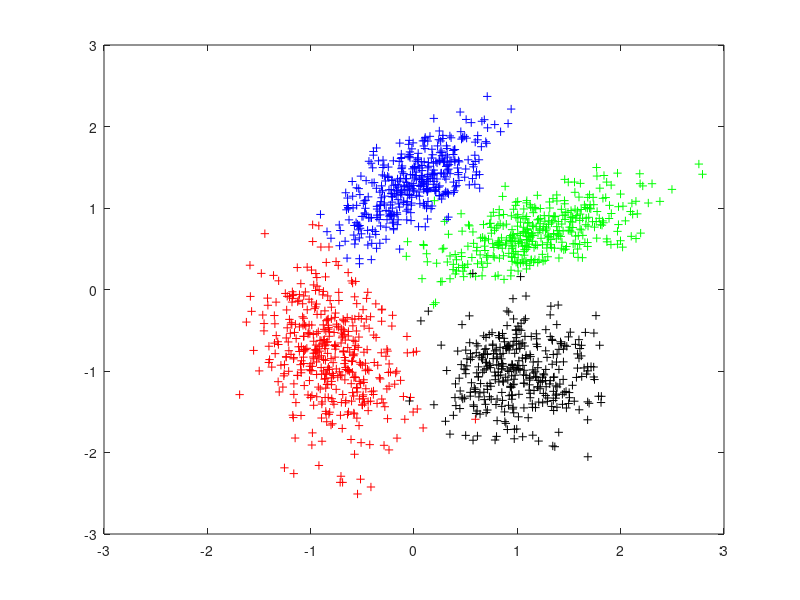
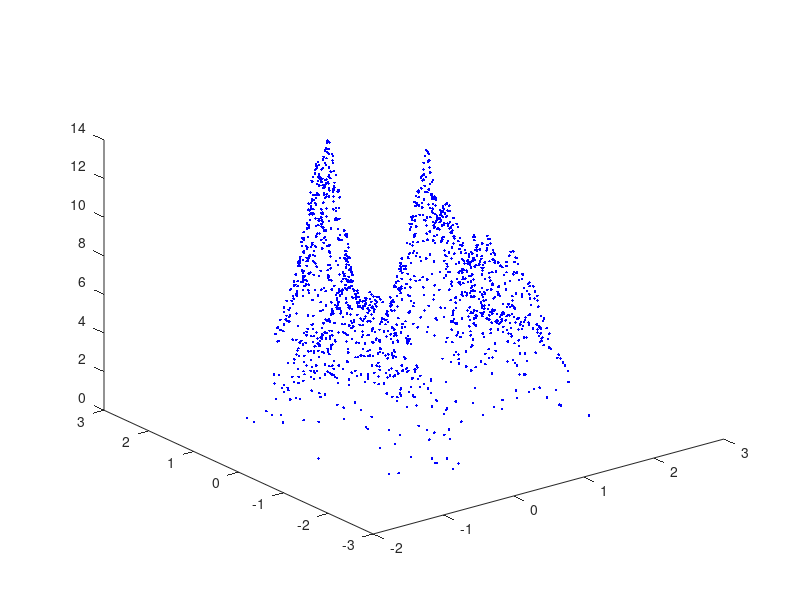
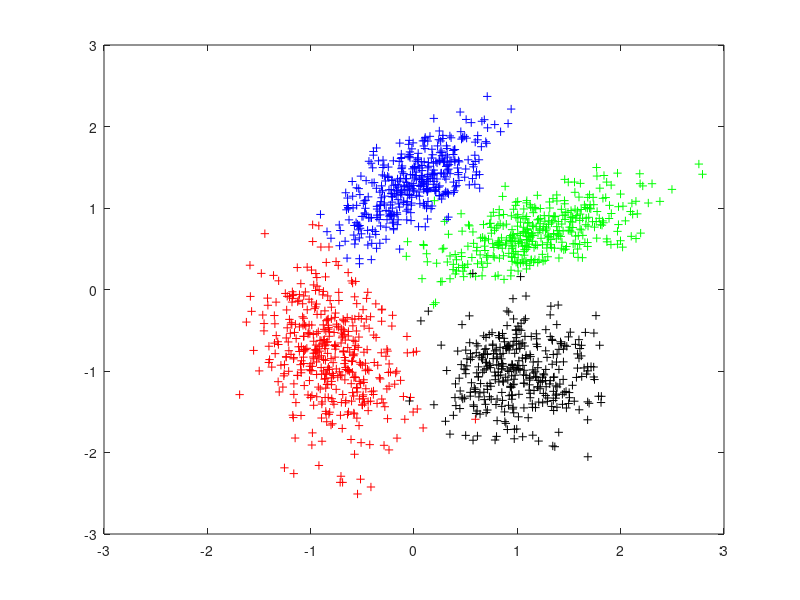

These charts were generated, in order, by the following MATLAB code: (Note: this script raises an error after producing the figures.)
clc
clear all;
%% SVMD based adaptive clustering method
% general idea, view the clustering issue as a decomposing problem. each time extracts a component.
% the obstacle is to define the value of alf. alf should decrease as the
% decomposition progresses.
% SD defines the similarity(distance) between the original signals after each extraction. if after certain number
% of extraction, SD increases or flatens but not decreases(if sd is
% similarity,otherwise if sd is sample distance, it would decrease or flatten)
% the number of clustering is determinated, the following extraction is the refinement approach.
%written by chen wei
%@2021.1.28


%generate scatters of Gaussian distribution
% cx1=-0.5;
% cy1=1;
% cx2=-0.8;
% cy2=-0.8;
% cx3=1.2;
% cy3=0.7;
% cx4=1;
% cy4=-1;
cx1=0;
cy1=1.3;
cx2=-0.8;
cy2=-0.8;
cx3=1.2;
cy3=0.7;
cx4=1;
cy4=-1;

mul=[cx1,cy1];
S1=[0.12 0.08;0.08 0.12];
mu2=[cx2 cy2];
S2=[0.12 -0.06;-0.06 0.3];
mu3=[cx3 cy3];
S3=[0.25 0.1;0.1 0.10];
mu4=[cx4 cy4];
S4=[0.15 0;0 0.15];
% mul=[cx1,cy1];
% S1=[0.12 -0.05;-0.05 0.10];
data1=mvnrnd(mul, S1, 400);
% 
% mu2=[cx2 cy2];
% S2=[0.12 -0.06;-0.06 0.3];

data2=mvnrnd(mu2,S2,420);

% mu3=[cx3 cy3];
% S3=[0.25 0.1;0.1 0.15];

data3=mvnrnd(mu3,S3,380);

% mu4=[cx4 cy4];
% S4=[0.25 0;0 0.1];

data4=mvnrnd(mu4,S4,350);
LLs=[400,420,380,350];

figure(1),plot(data1(:,1),data1(:, 2),'b+');hold on; 
plot(data2(:,1),data2(:,2),'r+');hold on
plot(data3(:,1),data3(:,2),'g+'); hold on
plot(data4(:,1),data4(:,2),'k+'); xlim([-3,3]),ylim([-3,3]); hold on

X=[data1(:,1); data2(:,1); data3(:,1);data4(:,1)];
Y=[data1(:,2); data2(:,2); data3(:,2);data4(:,2)];

dataTot{1}=data1;
dataTot{2}=data2;
dataTot{3}=data3;
dataTot{4}=data4;

% figure(2),plot(X,Y,'mo');hold off;
L=length(X);
datafile=fopen("data.txt","W");
for i=1:L
fprintf(datafile,"%f %f\n",X(i),Y(i));
end
fclose(datafile);
Satus=zeros(L,1);
Z=zeros(L,1);
mx1=10;
mx2=10;
mx3=10;
mx4=10;
%find peaks location,also can use findpeaks function
for i=1:L
    ds1=sqrt((X(i)-cx1)^2+(Y(i)-cy1)^2);
    ds2=sqrt((X(i)-cx2)^2+(Y(i)-cy2)^2);
    ds3=sqrt((X(i)-cx3)^2+(Y(i)-cy3)^2);
    ds4=sqrt((X(i)-cx4)^2+(Y(i)-cy4)^2);
    if mx1>ds1
        mx1=ds1;
        p1=i;
    end
    if mx2>ds2
        mx2=ds2;
        p2=i;
    end
    if mx3>ds3
        mx3=ds3;
        p3=i;
    end
    if mx4>ds4
        mx4=ds4;
        p4=i;
    end
end

[X(p1),Y(p1)];
[X(p2),Y(p2)];
[X(p3),Y(p3)];
[X(p4),Y(p4)];
D=ones(L,L)*10;  %10 is defined by user,can obtained from the samples. D is the distance matrix
for i=1:L
    for j=1:L
        if i~=j
            D(i,j)=sqrt((X(i)-X(j))^2+(Y(i)-Y(j))^2);
        end
    end
end
n=max(5,floor(L/50)); %n is defined by user, 
% generate the density. the inverse of the average value of the distance
% from the nearest n points is defined as the density of the target sample
for i=1:L
    [drS,pos]=sort(D(i,:),'ascend');
    md=mean(drS(1:n));
    Z(i)=1/md;
end
figure(2),plot3(X,Y,Z,'b.');hold on
% figure(3),plot(data1(:,1),data1(:, 2),'b+');hold on;
% plot(data2(:,1),data2(:,2),'r+');hold on
% plot(data3(:,1),data3(:,2),'g+'); hold on
% plot(data4(:,1),data4(:,2),'k+'); hold on,xlim([-3,3]),ylim([-3,3]);
figure(3),plot(data1(:,1),data1(:, 2),'b+');hold on;xlim([-3,3]),ylim([-3,3]);
plot(data2(:,1),data2(:,2),'r+');hold on
plot(data3(:,1),data3(:,2),'g+'); hold on
plot(data4(:,1),data4(:,2),'k+'); hold on
% SS(1)=sum(Z);
ZN=Z./norm(Z);
Z0=Z;

%%
%% cycle I s1
correctnessS=zeros(1,4);


u10=zeros(L,1);
u10(p2)=1; %any value does not matter
u1=u10;

% u1=u10;
m=10;
k=0;
% alf=15;
beta=1;
        c1x=u10'*X/sum(u10);
        c1y=u10'*Y/sum(u10);
        u1c=Z-u10;
        crx=u1c'*X/sum(u1c);
        cry=u1c'*Y/sum(u1c);

        sig=[0.1,0;0,0.08];
        sigr=[0.1,0;0,0.08];
        % alf= 0.8*sqrt(sd1^2/(st1*sr1))   
        %0.5-1.5,
        alf=2.1;
         % alf is defined emperically using sr(distance from the center of remaining components)
         % sd(power) st(distance from the center of extracting component)
      error=rand(2,2)*1e-4;
      error=(error+error')/2;
while k<m

     for i=1:L      
        u1(i)=Z(i)*(1+beta*([X(i)-crx,Y(i)-cry]*pinv(sigr+error)*[X(i)-crx,Y(i)-cry]'))/(1+alf*([X(i)-c1x,Y(i)-c1y]*pinv(sig+error)*[X(i)-c1x,Y(i)-c1y]')+beta*([X(i)-crx,Y(i)-cry]*pinv(sigr+error)*[X(i)-crx,Y(i)-cry]'));
     end
 k
    k=k+1;
         c1x=u1'*X/sum(u1);
         c1y=u1'*Y/sum(u1);
%          u1c=Z-u1;
%          crx=u1c'*X/sum(u1c);
%          cry=u1c'*Y/sum(u1c);
clear totpar sig sigr cxy crxy
         totpar=SigCal2(u1,Z,X,Y,c1x,c1y);
         sig=totpar{1};
         sigr=totpar{2};
         cxy=totpar{3};
         crxy=totpar{4};
         c1x=cxy(1);
         c1y=cxy(2);
         crx=crxy(1);
         cry=crxy(2);      
    if sum(sum(abs(u10-u1)))<1e-2  %stop criterion
       
        break;
    else
        
        u10=u1;
    end
    
end
k
 figure(5);plot3(X,Y,u1,'b.');hold on
XC(1)=c1x;
YC(1)=c1y;

%[sd(1),pos1]=simNorm(u1,Z0);
%[sd(1),poss(1)]=simDist([c1x,c1y],[mean(X),mean(Y)]);
%belongs{1}=compBel(u1,Z-u1);
% belongs{1}=compBelDis2(u1,Z-u1,c1x,c1y,sig,crx,cry,sigr,L,X,Y,Status);
% Satus(belongs{1})=1;
belongs{1}=compBelAmpF(u1,c1x,c1y,sig,X,Y);
%  hold off
%% cycle I s2
%% update Z
q2=sum((Z-u1))/sum(Z);  %caculate the decreasing factor of alf, related to the power ratio
Z=Z-u1;


% SS(2)=sum(Z);
ZN1=Z./norm(Z);
% SD(1)=dot(ZN,ZN1); %caculate the similarity
SD(1)=norm(ZN1-ZN); %caculate the distance
%%
% figure(7),plot(1,SD(1),'r.-','linewidth',2);hold on

% Cycle II decomposition
u20=zeros(L,1);
u20(p4)=1;
u2=u20;


% u1=u10;
m=10;
k=0;
%alf=q2*alf %update alf
beta=1;
        c2x=u20'*X/sum(u20);
        c2y=u20'*Y/sum(u20);
        u2r=Z-u10;
        crx=u2r'*X/sum(u2r);
        cry=u2r'*Y/sum(u2r);

        sig=[0.1,0;0,0.08];
        sigr=[0.1,0;0,0.08];
        % alf= 0.8*sqrt(sd1^2/(st1*sr1))   
        %0.5-1.5,
        alf=2.3;
         % alf is defined emperically using sr(distance from the center of remaining components)
         % sd(power) st(distance from the center of extracting component)
      error=rand(2,2)*1e-4;
      error=(error+error')/2;

while k<m

    for i=1:L

         u2(i)=Z(i)*(1+beta*([X(i)-crx,Y(i)-cry]*pinv(sigr+error)*[X(i)-crx,Y(i)-cry]'))/(1+alf*([X(i)-c2x,Y(i)-c2y]*pinv(sig+error)*[X(i)-c2x,Y(i)-c2y]')+beta*([X(i)-crx,Y(i)-cry]*pinv(sigr+error)*[X(i)-crx,Y(i)-cry]'));
               
    end
    k=k+1;
          c2x=u2'*X/sum(u2)
          c2y=u2'*Y/sum(u2)
%          u1c=Z-u1;
%          crx=u1c'*X/sum(u1c);
%          cry=u1c'*Y/sum(u1c);
clear totpar sig sigr cxy crxy
         totpar=SigCal2(u2,Z,X,Y,c2x,c2y);
         sig=totpar{1};
         sigr=totpar{2};
         cxy=totpar{3};
         crxy=totpar{4};
         c2x=cxy(1);
         c2y=cxy(2);
         crx=crxy(1);
         cry=crxy(2);      
    if sum(sum(abs(u20-u2)))<1e-2
        %     k;
        break;
    else
        
        u20=u2;
    end
    
end
% 
 figure(5);plot3(X,Y,u2,'r.');hold on
XC(2)=c2x;
YC(2)=c2y;
%[sd(2),pos2]=simNorm(u2,[Z0,u1]);
%[sd(2),pos2]=simNorm(u2,u1);
%[sd(2),poss(2)]=simDist([c2x,c2y],[c1x,c1y]);
%belongs{2}=compBel(u2,Z-u2);
% belongs{2}=compBelDis2(u2,Z-u2,c2x,c2y,sig,crx,cry,sigr,L,X,Y,Satus);
% Satus(belongs{2})=1;
belongs{2}=compBelAmpF(u2,c2x,c2y,sig,X,Y);
[maxC(1),poss(1)]=simCount(belongs{2},belongs,1);

%% cycle I s3

%% update Z
q2=sum((Z-u2))/sum(Z);  %caculate the decreasing factor of alf, related to the power ratio
Z=Z-u2;

% SS(2)=sum(Z);
ZN1=Z./norm(Z);
% SD(1)=dot(ZN,ZN1); %caculate the similarity
SD(2)=norm(ZN1-ZN); %caculate the distance
%% 
% figure(7),plot(1,SD(1),'r.-','linewidth',2);hold on

% Cycle II decomposition
u30=zeros(L,1);
u30(p1)=1;
u3=u30;


% u1=u10;
m=10;
k=0;
%alf=q2*alf %update alf
beta=1;
        c3x=u30'*X/sum(u30);
        c3y=u30'*Y/sum(u30);
        u3r=Z-u30;
        crx=u3r'*X/sum(u3r);
        cry=u3r'*Y/sum(u3r);

        sig=[0.1,0;0,0.08];
        sigr=[0.1,0;0,0.08];
        % alf= 0.8*sqrt(sd1^2/(st1*sr1))   
        %0.5-1.5,
        alf=0.9;
         % alf is defined emperically using sr(distance from the center of remaining components)
         % sd(power) st(distance from the center of extracting component)
      error=rand(2,2)*1e-4;
      error=(error+error')/2;

while k<m

    for i=1:L

         u3(i)=Z(i)*(1+beta*([X(i)-crx,Y(i)-cry]*pinv(sigr+error)*[X(i)-crx,Y(i)-cry]'))/(1+alf*([X(i)-c3x,Y(i)-c3y]*pinv(sig+error)*[X(i)-c3x,Y(i)-c3y]')+beta*([X(i)-crx,Y(i)-cry]*pinv(sigr+error)*[X(i)-crx,Y(i)-cry]'));
               
    end
    k=k+1;
          c3x=u3'*X/sum(u3)
          c3y=u2'*Y/sum(u3)
%          u1c=Z-u1;
%          crx=u1c'*X/sum(u1c);
%          cry=u1c'*Y/sum(u1c);
clear totpar sig sigr cxy crxy
         totpar=SigCal2(u3,Z,X,Y,c3x,c3y);
         sig=totpar{1};
         sigr=totpar{2};
         cxy=totpar{3};
         crxy=totpar{4};
         c3x=cxy(1);
         c3y=cxy(2);
         crx=crxy(1);
         cry=crxy(2);      
    if sum(sum(abs(u30-u3)))<1e-2
        %     k;
        break;
    else
        
        u30=u3;
    end
    
end
% 
 figure(5);plot3(X,Y,u3,'g.');hold on
XC(3)=c3x;
YC(3)=c3y;
%[sd(3),pos3]=simNorm(u3,[Z0,u1,u2]);
%[sd(3),pos3]=simNorm(u3,[u1,u2]);
%[sd(3),poss(3)]=simDist([c3x,c3y],[c1x,c1y;c2x,c2y]);
%belongs{3}=compBel(u3,Z-u3);
% belongs{3}=compBelDis2(u3,Z-u3,c3x,c3y,sig,crx,cry,sigr,L,X,Y,Satus);
% Satus(belongs{3})=1;
belongs{3}=compBelAmpF(u3,c3x,c3y,sig,X,Y);
[maxC(2),poss(2)]=simCount(belongs{3},belongs,2);

%% cycle 1 s4
%% update Z
q3=sum((Z-u3))/sum(Z);  %caculate the decreasing factor of alf, related to the power ratio
Z=Z-u3;

% SS(2)=sum(Z);
ZN1=Z./norm(Z);
% SD(1)=dot(ZN,ZN1); %caculate the similarity
SD(3)=norm(ZN1-ZN); %caculate the distance
%% 
% figure(7),plot(1,SD(1),'r.-','linewidth',2);hold on

% Cycle II decomposition
u40=zeros(L,1);
u40(p3)=1;
u4=u40;


% u1=u10;
m=10;
k=0;
%alf=q2*alf %update alf
beta=1;
        c4x=u40'*X/sum(u40);
        c4y=u40'*Y/sum(u40);
        u4r=Z-u40;
        crx=u4r'*X/sum(u4r);
        cry=u4r'*Y/sum(u4r);

        sig=[0.1,0;0,0.08];
        sigr=[0.1,0;0,0.08];
        % alf= 0.8*sqrt(sd1^2/(st1*sr1))   
        %0.5-1.5,
        alf=0.4;
         % alf is defined emperically using sr(distance from the center of remaining components)
         % sd(power) st(distance from the center of extracting component)
      error=rand(2,2)*1e-4;
      error=(error+error')/2;

while k<m

    for i=1:L

u4(i)=Z(i)*(1+beta*([X(i)-crx,Y(i)-cry]*pinv(sigr+error)*[X(i)-crx,Y(i)-cry]'))/(1+alf*([X(i)-c4x,Y(i)-c4y]*pinv(sig+error)*[X(i)-c4x,Y(i)-c4y]')+beta*([X(i)-crx,Y(i)-cry]*pinv(sigr+error)*[X(i)-crx,Y(i)-cry]'));
               
    end
    k=k+1;
          c4x=u4'*X/sum(u4);
          c4y=u4'*Y/sum(u4);
%          u1c=Z-u1;
%          crx=u1c'*X/sum(u1c);
%          cry=u1c'*Y/sum(u1c);
clear totpar sig sigr cxy crxy
         totpar=SigCal2(u4,Z,X,Y,c4x,c4y);
         sig=totpar{1};
         sigr=totpar{2};
         cxy=totpar{3};
         crxy=totpar{4};
         c4x=cxy(1);
         c4y=cxy(2);
         crx=crxy(1);
         cry=crxy(2);      
    if sum(sum(abs(u40-u4)))<1e-3
        %     k;
        break;
    else
        
        u40=u4;
    end
    
end
% 
 figure(5);plot3(X,Y,u4,'m.');hold off
 XC(4)=c4x;
YC(4)=c4y;
%[sd(4),pos4]=simNorm(u4,[Z0,u1,u2,u3]);
%[sd(4),pos4]=simNorm(u4,[u1,u2,u3]);
% [sd(4),poss(4)]=simDist([c4x,c4y],[c1x,c1y;c2x,c2y;c3x,c3y]);
%belongs{4}=compBel(u4,Z-u4);
%belongs{4}=compBelDis2(u4,Z-u4,c4x,c4y,sig,crx,cry,sigr,L,X,Y,Satus);
%Satus(belongs{4})=1;
belongs{4}=compBelAmpF(u4,c4x,c4y,sig,X,Y);
[maxC(3),poss(3)]=simCount(belongs{4},belongs,3);
%% cycle II s1 update Z
q11=sum(Z-u4)/sum(Z);
Z=Z-u4;


ZN4=Z./norm(Z);
% SD(4)=dot(ZN,ZN4);%caculate the similarity
SD(4)=norm(ZN4-ZN); %caculate the distance
% figure(7),plot(4, SD(4),'r.-','linewidth',2);hold on  %if the similarity flatten or increase(sample distance flatten or decrease), first loop extraction finished.
% figure(2);plot3(X,Y,Z,'r.');hold off
%% if SD increase or flatten(decrease or flatten is sd is sample distance), enter into loop two
%% cycle II s1
[val,peak]=max(Z);

u50=zeros(L,1);
u50(peak)=1;
u5=u50;


% u1=u10;
m=10;
k=0;

beta=1;
        c5x=u50'*X/sum(u50);
        c5y=u50'*Y/sum(u50);
        u5r=Z-u50;
        crx=u5r'*X/sum(u5r);
        cry=u5r'*Y/sum(u5r);

        sig=[0.2,0;0,0.08];
        sigr=[0.1,0;0,0.1];      
        %0.5-1.5,
        alf=0.2;       
      error=rand(2,2)*1e-3;
      error=(error+error')/2;

while k<m
        c5x=u50'*X/sum(u50);
        c5y=u50'*Y/sum(u50);
        urc=Z-u50;
        crx=urc'*X/sum(urc);
        cry=urc'*Y/sum(urc);
        for i=1:L        
u5(i)=Z(i)*(1+beta*([X(i)-crx,Y(i)-cry]*pinv(sigr+error)*[X(i)-crx,Y(i)-cry]'))/(1+alf*([X(i)-c5x,Y(i)-c5y]*pinv(sig+error)*[X(i)-c5x,Y(i)-c5y]')+beta*([X(i)-crx,Y(i)-cry]*pinv(sigr+error)*[X(i)-crx,Y(i)-cry]')); 
        end
    k=k+1;
    k;
    clear totpar sig sigr cxy crxy
         totpar=SigCal2(u5,Z,X,Y,c5x,c5y);
         sig=totpar{1};
         sigr=totpar{2} ;
         cxy=totpar{3};
         crxy=totpar{4};
         c5x=cxy(1);
         c5y=cxy(2);
         crx=crxy(1);
         cry=crxy(2); 

    if sum(sum(abs(u50-u5)))<1e-4
        %     k;
        break;
    else
        
        u50=u5;
    end
    
end
 figure(6);plot3(X,Y,u5,'b.');hold on; plot3(X,Y,Z,'k.');hold on


XC(5)=c5x;
YC(5)=c5y;
%[sd(5),pos5]=simNorm(u5,[Z0,u1,u2,u3,u4]);
%[sd(5),pos5]=simNorm(u5,[u1,u2,u3,u4]);
% [sd(5),poss(5)]=simDist([c5x,c5y],[c1x,c1y;c2x,c2y;c3x,c3y;c4x,c4y]);
% poss(5)
% sd(5)
%belongs{5}=compBel(u5,Z-u5);
% belongs{5}=compBelDis2(u5,Z-u5,c5x,c5y,sig,crx,cry,sigr,L,X,Y);
belongs{5}=compBelAmpF(u5,c5x,c5y,sig,X,Y);
[maxC(4),poss(4)]=simCount(belongs{5},belongs,4);
%%  update Z
q11=sum(Z-u5)/sum(Z);
Z=Z-u5;
ZN5=Z./norm(Z);
SD(5)=norm(ZN5-ZN);

%% cycle II s2
 [val,peak]=max(Z);
u60=zeros(L,1);
u60(peak)=1;
u6=u60;


% u1=u10;
m=10;
k=0;

%beta=1e-3;
beta=1;
        c6x=u60'*X/sum(u60);
        c6y=u60'*Y/sum(u60);
        u6r=Z-u60;
        crx=u6r'*X/sum(u6r);
        cry=u6r'*Y/sum(u6r);

        sig=[0.1,0;0,0.08];
        sigr=[0.1,0;0,0.08];      
        %0.5-1.5,
        alf=0.2;       
      error=rand(2,2)*1e-4;
      error=(error+error')/2;

while k<m
        c6x=u60'*X/sum(u60);
        c6y=u60'*Y/sum(u60);
        urc=Z-u60;
        crx=urc'*X/sum(urc);
        cry=urc'*Y/sum(urc);
        for i=1:L        
u6(i)=Z(i)*(1+beta*([X(i)-crx,Y(i)-cry]*pinv(sigr+error)*[X(i)-crx,Y(i)-cry]'))/(1+alf*([X(i)-c6x,Y(i)-c6y]*pinv(sig+error)*[X(i)-c6x,Y(i)-c6y]')+beta*([X(i)-crx,Y(i)-cry]*pinv(sigr+error)*[X(i)-crx,Y(i)-cry]')); 
        end
    k=k+1;
        clear totpar sig sigr cxy crxy
         totpar=SigCal2(u6,Z,X,Y,c6x,c6y);
         sig=totpar{1};
         sigr=totpar{2} ;
         cxy=totpar{3};
         crxy=totpar{4};
         c6x=cxy(1);
         c6y=cxy(2);
         crx=crxy(1);
         cry=crxy(2); 
    if sum(sum(abs(u60-u6)))<1e-4
        %     k;
        break;
    else
        
        u60=u6;
    end
    
end
 figure(6);plot3(X,Y,u6,'g.');hold on

XC(6)=c6x;
YC(6)=c6y;
%[sd(6),pos6]=simNorm(u6,[Z0,u1,u2,u3,u4,u5]);
%[sd(6),pos6]=simNorm(u6,[u1,u2,u3,u4,u5]);
% [sd(6),poss(6)]=simDist([c6x,c6y],[c1x,c1y;c2x,c2y;c3x,c3y;c4x,c4y;c5x,c5y]);
%belongs{6}=compBel(u6,Z-u6);
% belongs{6}=compBelDis2(u6,Z-u6,c6x,c6y,sig,crx,cry,sigr,L,X,Y);
belongs{6}=compBelAmpF(u6,c6x,c6y,sig,X,Y);
[maxC(5),poss(5)]=simCount(belongs{6},belongs,5);
%%
%%  update Z
q11=sum(Z-u6)/sum(Z);
Z=Z-u6;
ZN6=Z./norm(Z);
SD(6)=norm(ZN6-ZN);

%% cycle II s3

[val,peak]=max(Z);
u70=zeros(L,1);
u70(peak)=1;
u7=u70;


% u1=u10;
m=10;
k=0;

%beta=1e-3;
beta=1;
        c7x=u70'*X/sum(u70)
        c7y=u70'*Y/sum(u70)
        u7r=Z-u70;
        crx=u7r'*X/sum(u7r)
        cry=u7r'*Y/sum(u7r)

        sig=[0.1,0;0,0.08];
        sigr=[0.1,0;0,0.08];      
        %0.5-1.5,
        alf=0.2;       
      error=rand(2,2)*1e-4;
      error=(error+error')/2;

while k<m
        c7x=u70'*X/sum(u70);
        c7y=u70'*Y/sum(u70);
        urc=Z-u70;
        crx=urc'*X/sum(urc);
        cry=urc'*Y/sum(urc);
        for i=1:L        
u7(i)=Z(i)*(1+beta*([X(i)-crx,Y(i)-cry]*pinv(sigr+error)*[X(i)-crx,Y(i)-cry]'))/(1+alf*([X(i)-c7x,Y(i)-c7y]*pinv(sig+error)*[X(i)-c7x,Y(i)-c7y]')+beta*([X(i)-crx,Y(i)-cry]*pinv(sigr+error)*[X(i)-crx,Y(i)-cry]')); 
        end
    k=k+1;
        clear totpar sig sigr cxy crxy
         totpar=SigCal2(u7,Z,X,Y,c7x,c7y);
         sig=totpar{1};
         sigr=totpar{2} ;
         cxy=totpar{3};
         crxy=totpar{4};
         c7x=cxy(1);
         c7y=cxy(2);
         crx=crxy(1);
         cry=crxy(2); 
    if sum(sum(abs(u70-u7)))<1e-4
        %     k;
        break;
    else
        
        u70=u7;
    end
    
end
 figure(6);plot3(X,Y,u7,'r.');hold on

XC(7)=c7x;
YC(7)=c7y;
%[sd(7),pos7]=simNorm(u7,[Z0,u1,u2,u3,u4,u5,u6]);
%[sd(7),pos7]=simNorm(u7,[u1,u2,u3,u4,u5,u6]);
% [sd(7),poss(7)]=simDist([c7x,c7y],[c1x,c1y;c2x,c2y;c3x,c3y;c4x,c4y;c5x,c5y;c6x,c6y]);
%belongs{7}=compBel(u7,Z-u7);
belongs{7}=compBelAmpF(u7,c7x,c7y,sig,X,Y);
% belongs{7}=compBelDis2(u7,Z-u7,c7x,c7y,sig,crx,cry,sigr,L,X,Y);
[maxC(6),poss(6)]=simCount(belongs{7},belongs,6);
%%  update Z
q11=sum(Z-u7)/sum(Z);
Z=Z-u7;
ZN7=Z./norm(Z);
SD(7)=norm(ZN7-ZN);

%% cycle II s4
[val,peak]=max(Z);
u80=zeros(L,1);
u80(peak)=1;
u8=u80;


% u1=u10;
m=10;
k=0;

%beta=1e-3;
beta=1;

        c8x=u80'*X/sum(u80);
        c8y=u80'*Y/sum(u80);
        u8r=Z-u80;
        crx=u8r'*X/sum(u8r);
        cry=u8r'*Y/sum(u8r);

        sig=[0.1,0;0,0.08];
        sigr=[0.1,0;0,0.08];      
        %0.5-1.5,
        alf=1;       
      error=rand(2,2)*1e-4;
      error=(error+error')/2;

while k<m
        c8x=u80'*X/sum(u80);
        c8y=u80'*Y/sum(u80);
        urc=Z-u80;
        crx=urc'*X/sum(urc);
        cry=urc'*Y/sum(urc);
        for i=1:L        
u8(i)=Z(i)*(1+beta*([X(i)-crx,Y(i)-cry]*pinv(sigr+error)*[X(i)-crx,Y(i)-cry]'))/(1+alf*([X(i)-c8x,Y(i)-c8y]*pinv(sig+error)*[X(i)-c8x,Y(i)-c8y]')+beta*([X(i)-crx,Y(i)-cry]*pinv(sigr+error)*[X(i)-crx,Y(i)-cry]')); 
        end
    k=k+1;
      totpar=SigCal2(u8,Z,X,Y,c8x,c8y);
         sig=totpar{1};
         sigr=totpar{2} ;
         cxy=totpar{3};
         crxy=totpar{4};
         c8x=cxy(1);
         c8y=cxy(2);
         crx=crxy(1);
         cry=crxy(2); 
    if sum(sum(abs(u80-u8)))<1e-4
        %     k;
        break;
    else
        
        u80=u8;
    end
    
end
% figure(6);plot3(X,Y,u8,'m.',X,Y,Z-u8,'k.');hold off
figure(6);plot3(X,Y,u8,'m.');hold off
%figure(7);plot3(X,Y,Z-u8,'m.');hold off
XC(8)=c8x;
YC(8)=c8y;
%[sd(8),pos8]=simNorm(u8,[Z0,u1,u2,u3,u4,u5,u6,u7]);
%[sd(8),pos8]=simNorm(u8,[u1,u2,u3,u4,u5,u6,u7]);
%[sd(8),poss(8)]=simDist([c8x,c8y],[c1x,c1y;c2x,c2y;c3x,c3y;c4x,c4y;c5x,c5y;c6x,c6y;c7x,c7y]);
%belongs{8}=compBel(u8,Z-u8);
% belongs{8}=compBelDis2(u8,Z-u8,c8x,c8y,sig,crx,cry,sigr,L,X,Y);
belongs{8}=compBelAmpF(u8,c8x,c8y,sig,X,Y);
[maxC(7),poss(7)]=simCount(belongs{8},belongs,7);
%figure(7),plot(sd(2:end),'r.-');hold off
figure(7),plot(maxC(1:end),'r.-');hold off
utot=[u1,u2,u3,u4,u5,u6,u7,u8];

%% post merging
%from the figure 7 , we can determine the cluster # is 4

for j=4:7
    utot(:,poss(j))=utot(:,poss(j))+utot(j+1);
end
figure(8);
clors=["r.","b.","g.","m."];
for j=1:4
    plot3(X,Y,utot(:,j),clors(j));hold on
end
hold off

%% correctness 闇�瑕侀噸鏂板啓
%uf=[u1,u2,u3,u4];

belongss=classTot(X,Y,utot(:,1:4));
figure(1);
correctnessS=zeros(1,4);
datas{1}=data2;
[rr,cc]=size(data2);
lenths(1)=rr;
datas{2}=data4;
[rr,cc]=size(data4);
lenths(2)=rr;
datas{3}=data1;
[rr,cc]=size(data1);
lenths(3)=rr;
datas{4}=data3; %coincide with the previous extraction order
[rr,cc]=size(data3);
lenths(4)=rr;


for i=1:L
    p= belongss(i);
        clear datatemp
        datatemp=datas{p};
    if p==1

        plot(X(i),Y(i),'ro');hold on;
        for j=1:lenths(p)
            if X(i)==datatemp(j,1) && Y(i)==datatemp(j,2)
             correctnessS(p)= correctnessS(p)+1;
             break;
            end
        end
    elseif p==2
        plot(X(i),Y(i),'ko');hold on;
         for j=1:lenths(p)
            if X(i)==datatemp(j,1) && Y(i)==datatemp(j,2)
             correctnessS(p)= correctnessS(p)+1;
             break;
            end
        end
    elseif p==3
        plot(X(i),Y(i),'bo');hold on;
        for j=1:lenths(p)
            if X(i)==datatemp(j,1) && Y(i)==datatemp(j,2)
             correctnessS(p)= correctnessS(p)+1;
             break;
            end
        end
    else
        plot(X(i),Y(i),'go');hold on;
        for j=1:lenths(p)
            if X(i)==datatemp(j,1) && Y(i)==datatemp(j,2)
             correctnessS(p)= correctnessS(p)+1;
             break;
            end
        end
    end
end
hold off
correctnessS=correctnessS./lenths

figure(7),plot(maxC(1:end),'r*-','linewidth',2);xlabel('Times','FontSize',15);ylabel('Normalized Similarity','FontSize',15),grid on,hold off,hold off
% figure(5),plot(1:8,SD(1:8),'r*-','linewidth',2); %after one loop of full extraction, the similarity would increase or flatten instead of decrease(the sample distance decrease or flatten), so the number of clusters is determinated
% xlabel('Times','FontSize',15);ylabel('Normalized Similarity','FontSize',15),grid on,hold off




% for i=1:L
%     
%     [vs,p]=max(uf(i,:)); %may use distance from each center of each component(use statistical distance may be better?) much better
%     clust(i)=p;
%     if p==1
%         plot(X(i),Y(i),'bo');hold on;
%         for j=1:LLs(p)
%             if X(i)==data1(j,1) && Y(i)==data1(j,2)
%              correctnessS(p)= correctnessS(p)+1;
%              break;
%             end
%         end
%     elseif p==2
%         plot(X(i),Y(i),'ro');hold on;
%          for j=1:LLs(p)
%             if X(i)==data2(j,1) && Y(i)==data2(j,2)
%              correctnessS(p)= correctnessS(p)+1;
%              break;
%             end
%         end
%     elseif p==3
%         plot(X(i),Y(i),'go');hold on;
%         for j=1:LLs(p)
%             if X(i)==data3(j,1) && Y(i)==data3(j,2)
%              correctnessS(p)= correctnessS(p)+1;
%              break;
%             end
%         end
%     else
%         plot(X(i),Y(i),'ko');hold on;
%         for j=1:LLs(p)
%             if X(i)==data4(j,1) && Y(i)==data4(j,2)
%              correctnessS(p)= correctnessS(p)+1;
%              break;
%             end
%         end
%     end
% end
% hold off
